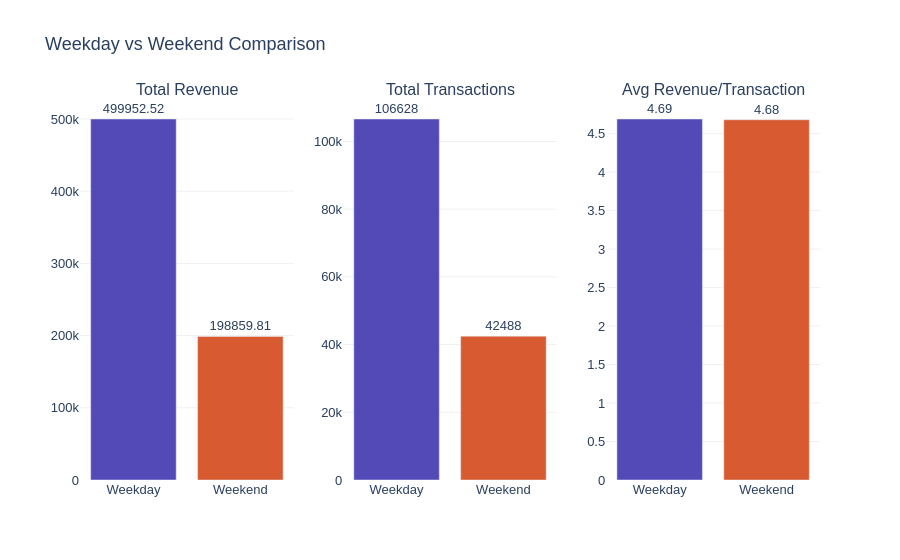

The cell this chart's notebook holds for it:
### Code cell
# ============================================================
# CHART 3: Weekday vs Weekend Comparison
# ============================================================
 
weekend_comp = (
    df.groupby("is_weekend")
    .agg(total_revenue=("revenue", "sum"),
         total_transactions=("transaction_id", "count"),
         avg_revenue_per_txn=("revenue", "mean"))
    .reset_index()
)
weekend_comp["label"] = weekend_comp["is_weekend"].map({True: "Weekend", False: "Weekday"})
weekend_comp["avg_revenue_per_txn"] = weekend_comp["avg_revenue_per_txn"].round(2)
weekend_comp["total_revenue"] = weekend_comp["total_revenue"].round(2)
 
fig3 = make_subplots(rows=1, cols=3,
                     subplot_titles=("Total Revenue", "Total Transactions", "Avg Revenue/Transaction"))
 
metrics = ["total_revenue", "total_transactions", "avg_revenue_per_txn"]
colors_we = ["#534AB7", "#D85A30"]
 
for i, m in enumerate(metrics, 1):
    fig3.add_trace(
        go.Bar(
            x=weekend_comp["label"].tolist(),
            y=weekend_comp[m],
            marker_color=colors_we,
            text=weekend_comp[m].round(2).astype(str),
            textposition="outside",
            showlegend=False
        ),
        row=1, col=i
    )
 
fig3.update_layout(
    title="Weekday vs Weekend Comparison",
    plot_bgcolor="white",
    paper_bgcolor="white",
    font=dict(family="Arial", size=13)
)
fig3.update_yaxes(gridcolor="#f0f0f0")
 
fig3.write_html("charts/chart3_weekday_vs_weekend.html")
fig3.show()
print("✓ Chart 3: Weekday vs Weekend saved.")

### Figure 1 — Plotly figure (JSON) as saved in the notebook; plotly's stock layout.template omitted (floating-point values rounded to 4 significant figures)
{"data": [{"marker": {"color": ["#534AB7", "#D85A30"]}, "showlegend": false, "text": ["499952.52", "198859.81"], "textposition": "outside", "type": "bar", "x": ["Weekday", "Weekend"], "xaxis": "x", "y": [500000.0, 198900.0], "yaxis": "y"}, {"marker": {"color": ["#534AB7", "#D85A30"]}, "showlegend": false, "text": ["106628", "42488"], "textposition": "outside", "type": "bar", "x": ["Weekday", "Weekend"], "xaxis": "x2", "y": [106628, 42488], "yaxis": "y2"}, {"marker": {"color": ["#534AB7", "#D85A30"]}, "showlegend": false, "text": ["4.69", "4.68"], "textposition": "outside", "type": "bar", "x": ["Weekday", "Weekend"], "xaxis": "x3", "y": [4.69, 4.68], "yaxis": "y3"}], "layout": {"annotations": [{"font": {"size": 16}, "showarrow": false, "text": "Total Revenue", "x": 0.1444, "xanchor": "center", "xref": "paper", "y": 1, "yanchor": "bottom", "yref": "paper"}, {"font": {"size": 16}, "showarrow": false, "text": "Total Transactions", "x": 0.5, "xanchor": "center", "xref": "paper", "y": 1, "yanchor": "bottom", "yref": "paper"}, {"font": {"size": 16}, "showarrow": false, "text": "Avg Revenue/Transaction", "x": 0.8556, "xanchor": "center", "xref": "paper", "y": 1, "yanchor": "bottom", "yref": "paper"}], "font": {"family": "Arial", "size": 13}, "paper_bgcolor": "white", "plot_bgcolor": "white", "title": {"text": "Weekday vs Weekend Comparison"}, "xaxis": {"anchor": "y", "domain": [0, 0.2889]}, "xaxis2": {"anchor": "y2", "domain": [0.3556, 0.6444]}, "xaxis3": {"anchor": "y3", "domain": [0.7111, 1]}, "yaxis": {"anchor": "x", "domain": [0, 1], "gridcolor": "#f0f0f0"}, "yaxis2": {"anchor": "x2", "domain": [0, 1], "gridcolor": "#f0f0f0"}, "yaxis3": {"anchor": "x3", "domain": [0, 1], "gridcolor": "#f0f0f0"}}}
